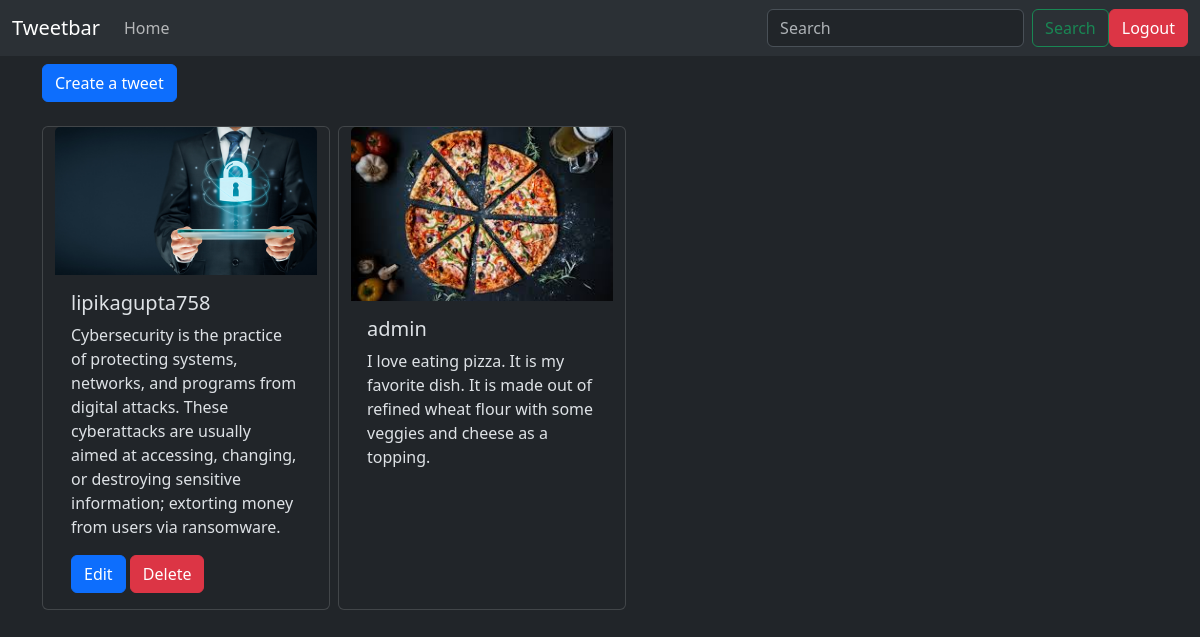
Screenshot of / (signed in) with the database file from the repository.
### tweet/models.py (models this page shows, shortened)
class Tweet(models.Model):
    user= models.ForeignKey(User, on_delete=models.CASCADE)
    text= models.TextField(max_length=240)
    photo= models.ImageField(upload_to='photos/', blank= True, null=True)
    created_at= models.DateTimeField(auto_now_add=True)
    updated_at= models.DateTimeField(auto_now=True)

### tweet/views.py (the view)
# urls.py: path('', views.tweet_list, name= 'tweet_list'),
def tweet_list(request):
    tweets= Tweet.objects.all().order_by('-created_at')
    return render(request, 'tweet_list.html', {'tweets': tweets})

### tweet/templates/tweet_list.html (shortened to what this page needs)
{% extends "layout.html" %}
{% block content %}
<a class="btn btn-primary mb-4 mt-2 mt-2" href= "{% url 'tweet_create' %}">Create a tweet </a>
<div class= "container row column-gap-2">
{% for tweet in tweets %}
<div class="card" style="width: 18rem;  ">
  <img src="{{tweet.photo.url}}" class="card-img-top" alt="...">
  <div class="card-body">
    <h5 class="card-title">{{tweet.user.username}}</h5>
    <p class="card-text">{{tweet.text}}</p>
    {% if tweet.user == user %}
    <a href="{% url 'tweet_edit' tweet.id %}" class="btn btn-primary">Edit</a>
    <a href="{% url 'tweet_delete' tweet.id %}" class="btn btn-danger">Delete</a>
    {% endif%}
  </div>
</div>
{% endfor %}
</div>
{% endblock %}

### rows the page displays
Tweet: photo (picture), user.username "lipikagupta758", text "Cybersecurity is the practice of protecting systems, networks, and programs from digital attacks. These cyberattacks are usually aimed at accessing, changing, or destroying sensitive information; extorting money from users via ransomware.", shows "Edit"
Tweet: photo (picture), user.username "admin", text "I love eating pizza. It is my favorite dish. It is made out of refined wheat flour with some veggies and cheese as a topping."
